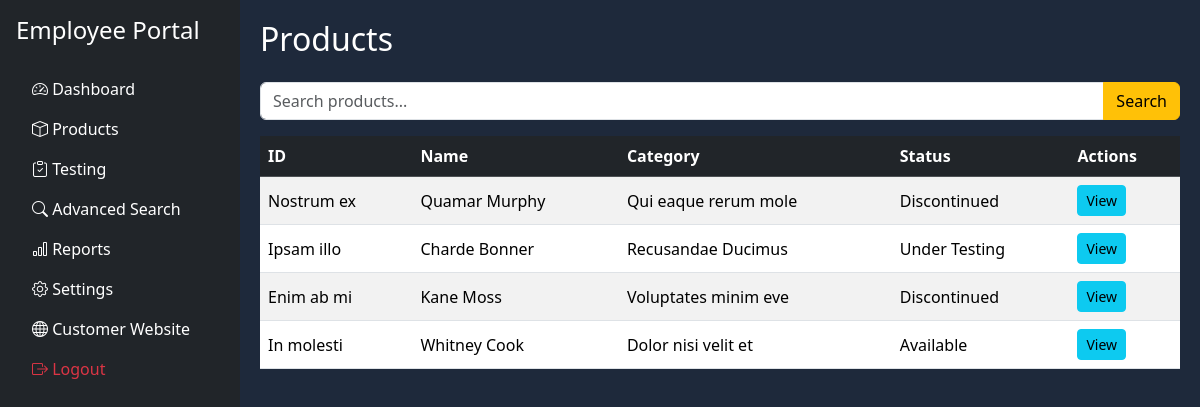
/employee-portal/products.php (signed in), run on the app's committed database.
### tables this page shows
CREATE TABLE `products` (
  `ProductID` char(10) NOT NULL,
  `ProductName` varchar(100) NOT NULL,
  `Category` varchar(50) NOT NULL,
  `Revision` char(3) NOT NULL,
  `ManufacturingNumber` char(3) NOT NULL,
  `ManufactureDate` date NOT NULL,
  `Status` varchar(50) NOT NULL,
  `ImagePath` varchar(255) DEFAULT NULL,
  `Price` decimal(10,2) NOT NULL DEFAULT 0.00,
  `MainImage` varchar(255) DEFAULT NULL,
  `Datasheet` varchar(255) DEFAULT NULL
);

### employee-portal/products.php (the view, shortened to what this page needs)
<?php
include('includes/db.php');
$search = $_GET['search'] ?? '';
$sql = "SELECT * FROM products WHERE ProductName LIKE '%$search%' OR Category LIKE '%$search%' ORDER BY ManufactureDate DESC";
$result = $conn->query($sql);
?>
<!DOCTYPE html>
<html>
<head>
  <link href="https://cdn.jsdelivr.net/npm/bootstrap@5.3.2/dist/css/bootstrap.min.css" rel="stylesheet">
  <link href="https://cdn.jsdelivr.net/npm/bootstrap-icons/font/bootstrap-icons.css" rel="stylesheet">
</head>
<body>
<?php include('sidebar.php'); ?>
<div class="content">
  <h2 class="mb-4">Products</h2>
  <form method="GET" class="mb-3">
    <div class="input-group">
      <input type="text" name="search" class="form-control" placeholder="Search products..." value="<?= htmlspecialchars($search) ?>">
      <button class="btn btn-warning">Search</button>
    </div>
  </form>
  <div class="table-responsive">
    <table class="table table-striped align-middle">
      <thead class="table-dark">
        <tr>
          <th>ID</th><th>Name</th><th>Category</th><th>Status</th><th>Actions</th>
        </tr>
      </thead>
      <tbody>
        <?php while($row=$result->fetch_assoc()): ?>
        <tr>
          <td><?= $row['ProductID'] ?></td>
          <td><?= htmlspecialchars($row['ProductName']) ?></td>
          <td><?= htmlspecialchars($row['Category']) ?></td>
          <td><?= htmlspecialchars($row['Status']) ?></td>
          <td><a href="product_details.php?id=<?= $row['ProductID'] ?>" class="btn btn-sm btn-info">View</a></td>
        </tr>
        <?php endwhile; ?>
      </tbody>
    </table>
  </div>
</div>
</body>
</html>

### employee-portal/products.php (style rules this page uses)
body { background:#1e293b; color:white; }
.content { margin-left:240px; padding:20px; }
.table { color:white; }

### data on the page
products: ProductID "Nostrum ex", ProductName "Quamar Murphy", Category "Qui eaque rerum mole", Status "Discontinued"
products: ProductID "Ipsam illo", ProductName "Charde Bonner", Category "Recusandae Ducimus", Status "Under Testing"
products: ProductID "Enim ab mi", ProductName "Kane Moss", Category "Voluptates minim eve", Status "Discontinued"
products: ProductID "In molesti", ProductName "Whitney Cook", Category "Dolor nisi velit et", Status "Available"
